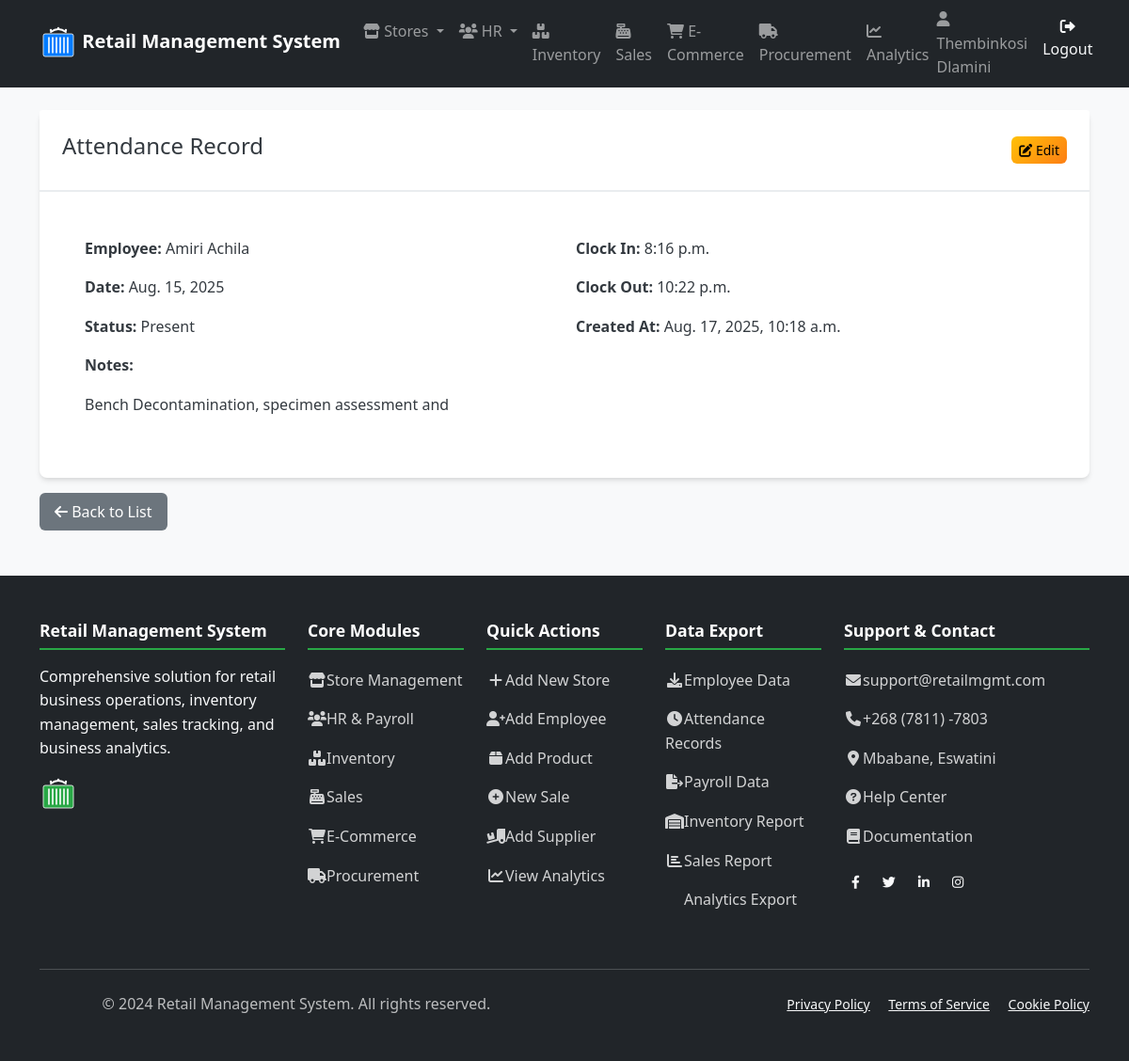
/hr/attendance/5/ (signed in), run on the app's committed database.
### human_resources/models.py (models this page shows, shortened)
class Employee(AbstractUser):
    employee_id = models.AutoField(primary_key=True)
    first_name = models.CharField(_("first name"), max_length=50, blank=False)
    last_name = models.CharField(_("last name"), max_length=50, blank=False)
    email = models.EmailField(_("email address"), unique=True)  # Uncommented and made unique
    phone = models.CharField(_("phone number"), max_length=20, blank=True, null=True)
    hire_date = models.DateField(_("hire date"), blank=True, null=True)
    position = models.CharField(_("position"), max_length=50, blank=True)
    salary = models.DecimalField(
        _("salary"),
        max_digits=10,
        decimal_places=2,
        blank=True,
        null=True
    )
    department = models.ForeignKey(
        'store_management.Department',
        on_delete=models.SET_NULL,
        null=True,
        blank=True,
        related_name='employees',
        verbose_name=_("department")
    )
    username = models.CharField(
        max_length=150,
        unique=True,
        verbose_name='username'
    )
    store = models.ForeignKey(
        'store_management.Store',
        on_delete=models.SET_NULL,
        null=True,       # Add this
        blank=True,      # Add this
        verbose_name='Assigned Store'
    )
    manager = models.ForeignKey(
        'self',
        on_delete=models.SET_NULL,
        null=True,
        blank=True,
        related_name='subordinates',
        verbose_name=_("manager")
    )
    created_at = models.DateTimeField(auto_now_add=True)
    updated_at = models.DateTimeField(auto_now=True)
    class Meta:
        db_table = 'human_resources_employee'
        verbose_name = _("employee")
        verbose_name_plural = _("employees")
        ordering = ['last_name', 'first_name']
        permissions = [
            ("view_store_dashboard", "Can view store management dashboard"),
            ("manage_store_settings", "Can modify store configuration and settings"),
            ("manage_departments", "Can create/edit/delete store departments"),
            ("access_inventory", "Can access inventory management system"),
            ("view_inventory", "Can view inventory items and stock levels"),
            ("edit_inventory", "Can modify inventory items and quantities"),
            ("manage_inventory_categories", "Can organize inventory categories"),
            ("perform_inventory_audit", "Can conduct physical inventory counts"),
            ("process_sales", "Can process in-store sales transactions"),
            ("void_sales", "Can void/completely cancel sales transactions"),
            ("manage_sales_promotions", "Can configure sales promotions/discounts"),
            ("view_sales_reports", "Can access sales performance reports"),
            ("create_purchase_orders", "Can generate new procurement orders"),
            ("approve_purchase_orders", "Can authorize procurement requests"),
            ("manage_suppliers", "Can maintain supplier/vendor records"),
            ("receive_stock", "Can process received shipments"),
            ("view_employee_directory", "Can access employee contact information"),
            ("manage_employee_records", "Can maintain HR records (excluding sensitive data)"),
            ("access_hr_reports", "Can view HR analytics and reports"),
            ("manage_recruitment", "Can handle hiring processes"),
            ("manage_online_listings", "Can maintain e-commerce product listings"),
            ("process_online_orders", "Can fulfill e-commerce purchases"),
            ("handle_customer_portals", "Can manage customer account portals"),
            ("view_web_analytics", "Can access e-commerce traffic/revenue reports"),
            ("generate_financial_reports", "Can create financial statements"),
            ("export_data_reports", "Can export datasets for external analysis"),
            ("access_executive_dashboards", "Can view strategic business dashboards"),
            ("schedule_automated_reports", "Can configure report automation"),
            ("override_inventory_checks", "Can bypass inventory validation rules"),
            ("access_audit_logs", "Can view system audit trails"),
            ("manage_api_integrations", "Can configure system integrations")
        ]
    def __str__(self):
        return f"{self.first_name} {self.last_name}"

class Attendance(models.Model):
    STATUS_CHOICES = [
        ('present', 'Present'),
        ('absent', 'Absent'),
        ('late', 'Late'),
        ('on_leave', 'On Leave'),
    ]
    employee = models.ForeignKey(
        Employee,
        on_delete=models.CASCADE,
        related_name='attendances'
    )
    date = models.DateField(default=timezone.now)
    clock_in = models.TimeField(null=True, blank=True)
    clock_out = models.TimeField(null=True, blank=True)
    status = models.CharField(
        max_length=20,
        choices=STATUS_CHOICES,
        default='present'
    )
    notes = models.TextField(max_length=200, blank=True, null=True)
    created_at = models.DateTimeField(auto_now_add=True)
    updated_at = models.DateTimeField(auto_now=True)
    class Meta:
        constraints = [
            models.UniqueConstraint(
                fields=['employee', 'date'],
                name='unique_employee_date'
            )
        ]
        ordering = ['-date', 'employee']
        verbose_name_plural = 'Attendance Records'

### human_resources/views.py (the view)
# urls.py: path('attendance/<int:pk>/', views.AttendanceDetailView.as_view(), name='attendance_detail'),
class AttendanceDetailView(LoginRequiredMixin, DetailView):
    model = Attendance
    template_name = 'human_resources/attendance_detail.html'

### human_resources/templates/human_resources/attendance_detail.html
{% extends 'base.html' %}
{% block content %}
<div class="container mt-4">
  <div class="card">
    <div class="card-header d-flex justify-content-between align-items-center">
      <h4>Attendance Record</h4>
      <div>
        <a href="{% url 'hr:attendance_update' object.pk %}" class="btn btn-warning btn-sm">
          <i class="fas fa-edit"></i> Edit
        </a>
      </div>
    </div>
    <div class="card-body">
      <div class="row">
        <div class="col-md-6">
          <p><strong>Employee:</strong> {{ object.employee }}</p>
          <p><strong>Date:</strong> {{ object.date }}</p>
          <p><strong>Status:</strong> {{ object.get_status_display }}</p>
        </div>
        <div class="col-md-6">
          <p><strong>Clock In:</strong> {{ object.clock_in|default:"-" }}</p>
          <p><strong>Clock Out:</strong> {{ object.clock_out|default:"-" }}</p>
          <p><strong>Created At:</strong> {{ object.created_at }}</p>
        </div>
      </div>
      <div class="row">
        <div class="col-md-12">
          <p><strong>Notes:</strong></p>
          <p>{{ object.notes|linebreaksbr|default:"-" }}</p>
        </div>
      </div>
    </div>
  </div>
  <a href="{% url 'hr:attendance_list' %}" class="btn btn-secondary mt-3">
    <i class="fas fa-arrow-left"></i> Back to List
  </a>
</div>
{% endblock %}

### templates/base.html (shortened to what this page needs)
{% load static %}
<!DOCTYPE html>
<html lang="en">
<head>
    <link href="https://cdn.jsdelivr.net/npm/bootstrap@5.1.3/dist/css/bootstrap.min.css" rel="stylesheet">
    <link rel="stylesheet" href="https://cdnjs.cloudflare.com/ajax/libs/font-awesome/6.0.0/css/all.min.css">
    <link rel="stylesheet" href="{% static 'css/main.css' %}">
</head>
<body>
    <nav class="navbar navbar-expand-lg navbar-dark bg-dark">
        <div class="container">
            <a class="navbar-brand" href="{% url 'dashboards:dashboard' %}">
                <div class="logo-container">
                    <span class="logo-text">Retail Management System</span>
                </div>
            </a>
            <div class="collapse navbar-collapse" id="navbarNav">
                <ul class="navbar-nav me-auto">
                    <li class="nav-item dropdown">
                        <a class="nav-link dropdown-toggle" href="#" id="storeDropdown" role="button" data-bs-toggle="dropdown" aria-expanded="false">
                            <i class="fas fa-store"></i> Stores
                        </a>
                    </li>
                    <li class="nav-item dropdown">
                        <a class="nav-link dropdown-toggle" href="#" id="hrDropdown" role="button" data-bs-toggle="dropdown" aria-expanded="false">
                            <i class="fas fa-users"></i> HR
                        </a>
                    </li>
                    <li class="nav-item">
                        <a class="nav-link" href="{% url 'inventory:product_list' %}">
                            <i class="fas fa-boxes"></i> Inventory
                        </a>
                    </li>
                    <li class="nav-item">
                        <a class="nav-link" href="{% url 'sales:sale_list' %}">
                            <i class="fas fa-cash-register"></i> Sales
                        </a>
                    </li>
                    <li class="nav-item">
                        <a class="nav-link" href="{% url 'e_commerce:order_list' %}">
                            <i class="fas fa-shopping-cart"></i> E-Commerce
                        </a>
                    </li>
                    <li class="nav-item">
                        <a class="nav-link" href="{% url 'procurement:supplier_list' %}">
                            <i class="fas fa-truck"></i> Procurement
                        </a>
                    </li>
                    <li class="nav-item">
                        <a class="nav-link" href="{% url 'analytics:dashboard' %}">
                            <i class="fas fa-chart-line"></i> Analytics
                        </a>
                    </li>
                </ul>
                <ul class="navbar-nav">
                    {% if user.is_authenticated %}
                    <li class="nav-item">
                        <span class="navbar-text me-3">
                            <i class="fas fa-user"></i>
                            {% if user.first_name or user.last_name %}
                                {{ user.first_name }} {{ user.last_name }}
                            {% else %}
                                {{ user.username }}
                            {% endif %}
                        </span>
                    </li>
                    <li class="nav-item">
                        <a class="btn btn-outline-light" href="{% url 'logout' %}">
                            <i class="fas fa-sign-out-alt"></i> Logout
                        </a>
                    </li>
                    {% else %}
                    <li class="nav-item">
                        <a class="btn btn-outline-light" href="{% url 'login' %}">
                            <i class="fas fa-sign-in-alt"></i> Login
                        </a>
                    </li>
                    {% endif %}
                </ul>
            </div>
        </div>
    </nav>
    <main>
        {% block content %}
        {% endblock %}
    </main>
    <footer class="bg-dark text-light mt-5 py-5">
        <div class="container">
            <div class="row">
                <div class="col-lg-3 col-md-6 mb-4">
                    <h5 class="footer-title">Retail Management System</h5>
                    <p class="mb-3">Comprehensive solution for retail business operations, inventory management, sales tracking, and business analytics.</p>
                    <div class="logo-container mb-3">
                    </div>
                </div>
                <div class="col-lg-2 col-md-6 mb-4">
                    <h5 class="footer-title">Core Modules</h5>
                    <div class="footer-links">
                        <a href="{% url 'store_management:store_list' %}"><i class="fas fa-store"></i>Store Management</a>
                        <a href="{% url 'hr:employee_list' %}"><i class="fas fa-users"></i>HR & Payroll</a>
                        <a href="{% url 'inventory:product_list' %}"><i class="fas fa-boxes"></i>Inventory</a>
                        <a href="{% url 'sales:sale_list' %}"><i class="fas fa-cash-register"></i>Sales</a>
                        <a href="{% url 'e_commerce:order_list' %}"><i class="fas fa-shopping-cart"></i>E-Commerce</a>
                        <a href="{% url 'procurement:supplier_list' %}"><i class="fas fa-truck"></i>Procurement</a>
                    </div>
                </div>
                <div class="col-lg-2 col-md-6 mb-4">
                    <h5 class="footer-title">Quick Actions</h5>
                    <div class="footer-links">
                        <a href="{% url 'store_management:store_create' %}"><i class="fas fa-plus"></i>Add New Store</a>
                        <a href="{% url 'hr:employee_create' %}"><i class="fas fa-user-plus"></i>Add Employee</a>
                        <a href="{% url 'inventory:product_create' %}"><i class="fas fa-box"></i>Add Product</a>
                        <a href="{% url 'sales:sale_create' %}"><i class="fas fa-plus-circle"></i>New Sale</a>
                        <a href="{% url 'procurement:supplier_create' %}"><i class="fas fa-truck-loading"></i>Add Supplier</a>
                        <a href="{% url 'analytics:dashboard' %}"><i class="fas fa-chart-line"></i>View Analytics</a>
                    </div>
                </div>
                <div class="col-lg-2 col-md-6 mb-4">
                    <h5 class="footer-title">Data Export</h5>
                    <div class="footer-links">
                        <a href="{% url 'hr:employee_export' %}?format=csv"><i class="fas fa-download"></i>Employee Data</a>
                        <a href="{% url 'hr:attendance_export' %}?format=csv"><i class="fas fa-clock"></i>Attendance Records</a>
                        <a href="{% url 'hr:payroll_export' %}?format=csv"><i class="fas fa-file-export"></i>Payroll Data</a>
                        <a href="{% url 'inventory:product_list' %}"><i class="fas fa-warehouse"></i>Inventory Report</a>
                        <a href="{% url 'sales:sale_list' %}"><i class="fas fa-chart-bar"></i>Sales Report</a>
                        <a href="{% url 'analytics:dashboard' %}">Analytics Export</a>
                    </div>
                </div>
                <div class="col-lg-3 col-md-6 mb-4">
                    <h5 class="footer-title">Support & Contact</h5>
                    <div class="footer-links mb-3">
                        <a href="mailto:support@retailmgmt.com"><i class="fas fa-envelope"></i>support@retailmgmt.com</a>
                        <a href="tel:+26878117803"><i class="fas fa-phone"></i>+268 (7811) -7803</a>
                        <a href="#"><i class="fas fa-map-marker-alt"></i>Mbabane, Eswatini</a>
                        <a href="#"><i class="fas fa-question-circle"></i>Help Center</a>
                        <a href="#"><i class="fas fa-book"></i>Documentation</a>
                    </div>
                    <div class="d-flex gap-2">
                        <a href="#" class="btn btn-outline-light btn-sm" title="Facebook">
                            <i class="fab fa-facebook-f"></i>
                        </a>
                        <a href="#" class="btn btn-outline-light btn-sm" title="Twitter">
                            <i class="fab fa-twitter"></i>
                        </a>
                        <a href="#" class="btn btn-outline-light btn-sm" title="LinkedIn">
                            <i class="fab fa-linkedin-in"></i>
                        </a>
                        <a href="#" class="btn btn-outline-light btn-sm" title="Instagram">
                            <i class="fab fa-instagram"></i>
                        </a>
                    </div>
                </div>
            </div>
            <div class="copyright">
                <div class="row align-items-center">
                    <div class="col-md-6">
                        <p class="mb-0">&copy; 2024 Retail Management System. All rights reserved.</p>
                    </div>
                    <div class="col-md-6 text-md-end">
                        <small>
                            <a href="#" class="text-light me-3">Privacy Policy</a>
                            <a href="#" class="text-light me-3">Terms of Service</a>
                            <a href="#" class="text-light">Cookie Policy</a>
                        </small>
                    </div>
                </div>
            </div>
        </div>
    </footer>
</body>
</html>

### data on the page
Employee: first_name "Thembinkosi", last_name "Dlamini"
Attendance: employee "Amiri Achila", date "Aug. 15, 2025", status "Present", clock_in "8:16 p.m.", clock_out "10:22 p.m.", created_at "Aug. 17, 2025, 10:18 a.m.", notes "Bench Decontamination, specimen assessment and"
